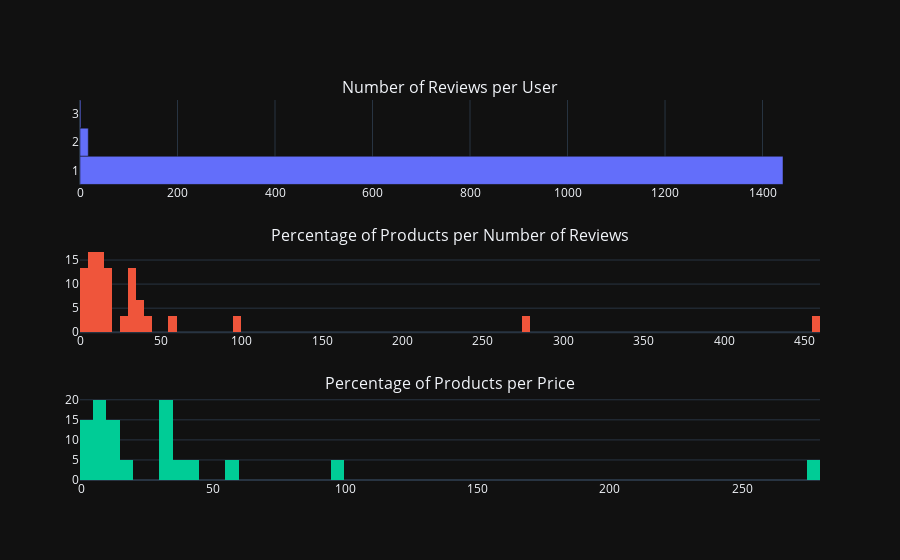

Notebook cell for this chart:
### Code cell
fig1 = make_subplots(rows=3, cols=1, subplot_titles=("Number of Reviews per User", "Percentage of Products per Number of Reviews", \
                                                     "Percentage of Products per Price"))

fig1.add_trace(go.Bar(y=freq, x=n_users, orientation='h', hovertemplate="%{x} users with %{y} reviews"), row=1, col=1)
fig1.add_trace(go.Histogram(x=frequ, y=n_items, histnorm='percent', nbinsx=100, hovertemplate="%{y:0.0f}% of products with %{x} reviews"), row=2, col=1)
fig1.add_trace(go.Histogram(x=pfreq, y=n_price, histnorm='percent', nbinsx=100, hovertemplate="%{y:0.0f}% of products with prices between %{x}"), row=3, col=1)
            
fig1.update_layout(template='plotly_dark', showlegend=False, height=1000)

fig1.show()

### Figure 1 — Plotly figure (JSON) as saved in the notebook; plotly's stock layout.template omitted (floating-point values rounded to 4 significant figures)
{"data": [{"hovertemplate": "%{x} users with %{y} reviews", "orientation": "h", "type": "bar", "x": [2, 17, 1442], "xaxis": "x", "y": [3, 2, 1], "yaxis": "y"}, {"histnorm": "percent", "hovertemplate": "%{y:0.0f}% of products with %{x} reviews", "nbinsx": 100, "type": "histogram", "x": [458, 276, 96, 56, 43, 39, 37, 34, 33, 31, 30, 25, 19, 18, 16, 15, 14, 13, 12, 11, 10, 9, 8, 7, 6, 5, 4, 3, 2, 1], "xaxis": "x2", "y": [1, 1, 1, 1, 1, 1, 1, 1, 1, 1, 1, 1, 1, 2, 1, 1, 5, 1, 2, 1, 1, 3, 1, 1, 4, 3, 4, 1, 4, 2], "yaxis": "y2"}, {"histnorm": "percent", "hovertemplate": "%{y:0.0f}% of products with prices between %{x}", "nbinsx": 100, "type": "histogram", "x": [276, 96, 56, 43, 39, 34, 33, 31, 30, 18, 14, 13, 12, 9, 8, 6, 5, 4, 3, 2], "xaxis": "x3", "y": [1, 1, 1, 1, 1, 1, 1, 1, 1, 2, 3, 1, 1, 1, 1, 1, 2, 2, 1, 3], "yaxis": "y3"}], "layout": {"annotations": [{"font": {"size": 16}, "showarrow": false, "text": "Number of Reviews per User", "x": 0.5, "xanchor": "center", "xref": "paper", "y": 1, "yanchor": "bottom", "yref": "paper"}, {"font": {"size": 16}, "showarrow": false, "text": "Percentage of Products per Number of Reviews", "x": 0.5, "xanchor": "center", "xref": "paper", "y": 0.6111, "yanchor": "bottom", "yref": "paper"}, {"font": {"size": 16}, "showarrow": false, "text": "Percentage of Products per Price", "x": 0.5, "xanchor": "center", "xref": "paper", "y": 0.2222, "yanchor": "bottom", "yref": "paper"}], "autosize": true, "showlegend": false, "xaxis": {"anchor": "y", "autorange": true, "domain": [0, 1], "range": [0, 1518.0], "type": "linear"}, "xaxis2": {"anchor": "y2", "autorange": true, "domain": [0, 1], "range": [-0.5, 459.5], "type": "linear"}, "xaxis3": {"anchor": "y3", "autorange": true, "domain": [0, 1], "range": [-0.5, 279.5], "type": "linear"}, "yaxis": {"anchor": "x", "autorange": true, "domain": [0.7778, 1], "range": [0.5, 3.5], "type": "linear"}, "yaxis2": {"anchor": "x2", "autorange": true, "domain": [0.3889, 0.6111], "range": [0, 17.54], "type": "linear"}, "yaxis3": {"anchor": "x3", "autorange": true, "domain": [0, 0.2222], "range": [0, 21.05], "type": "linear"}}}
